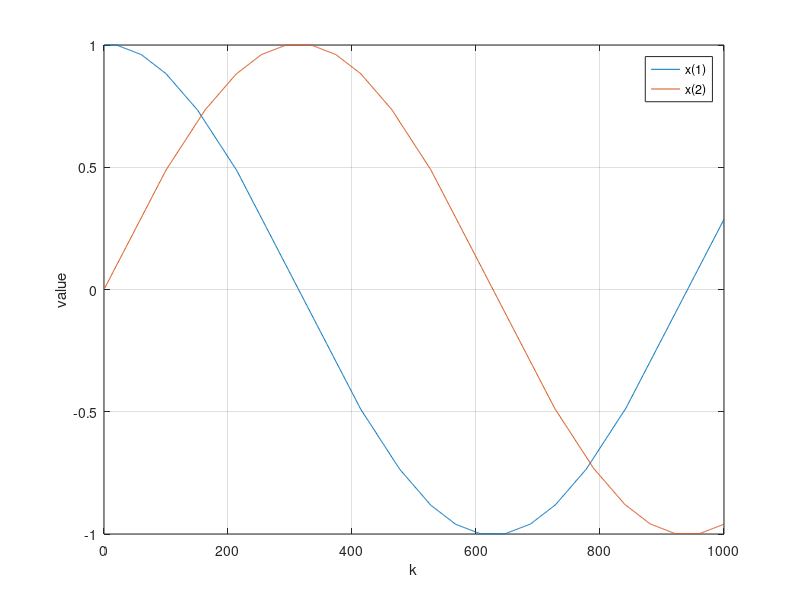

This chart was generated by the following MATLAB code:
% Rotor representation with Kalman Filter

Tsc = 0.1; wb = 0.5;
q = 1; Q = q*eye(3);
r = 1; R = r*eye(2);

% Initialization
x = [1 0 0.1]'; % [cos(th) sin(th) w]
u = [0 0]';     % No external force
P_h = eye(3);   % Covariance matrix

x_k = zeros(3,1000);
QF = 10;
for k = 1:size(x_k,2)
    % Projection
    x_p = [x(1)*cos(wb*Tsc*x(3))-x(2)*sin(wb*Tsc*x(3));
        x(1)*sin(wb*Tsc*x(3))+x(2)*cos(wb*Tsc*x(3));
        x(3)];
    x_p = round(x_p*2^QF)/2^QF;
    F = [cos(wb*Tsc*x(3)) -sin(wb*Tsc*x(3)) -x(2)*wb*Tsc*cos(wb*Tsc*x(3));
        sin(wb*Tsc*x(3)) cos(wb*Tsc*x(3)) -x(2)*wb*Tsc*sin(wb*Tsc*x(3));
        0 0 1];
    F = round(F*2^QF)/2^QF;
    P_p = F*P_h*F' + Q;
    P_p = round(P_p*2^QF)/2^QF;

    % Kalman Gain Computation
    H = [1 0 0;0 1 0];
    K = P_p*H'/(H*P_p*H' + R);

    % Estimation and update
    y_p = H*x_p;
    x = x_p; % + K*(z - y_p); There is no noisy measurement
    P_h = P_p - K*H*P_p;
    P_h = round(P_h*2^QF)/2^QF;
    x_k(:,k) = x;
end
close all;
figure; plot(1:size(x_k,2),x_k(1,:),1:size(x_k,2),x_k(2,:)); grid on;
xlabel('k'); ylabel('value'); legend('x(1)','x(2)');